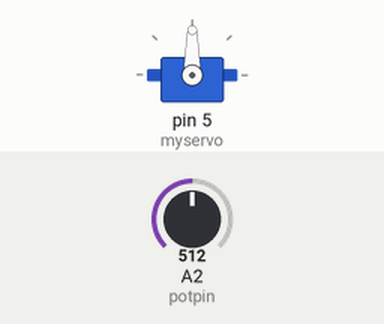
This sketch was run on a simulated Arduino Uno, built with avr-gcc and run on an emulated ATmega328P. On the bench: servo. The test bench sets the inputs (shaded band); at power-on: A2 (potpin) = 512.

Above: at 1.3 s.
1.4 s: A2 (potpin) set to 716
At 2.1 s:
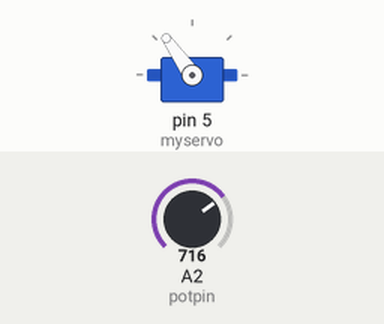
3.0 s: A2 (potpin) set to 900
At 4.2 s:
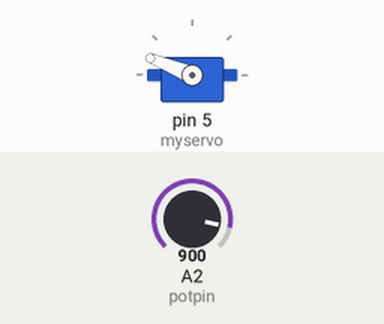
4.5 s: A2 (potpin) set to 1023
At 5.6 s:
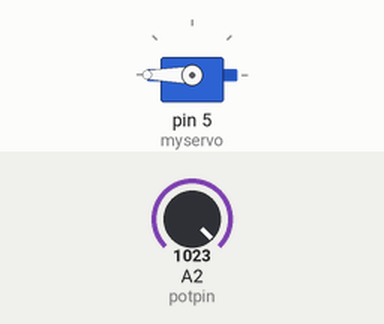
6.0 s: A2 (potpin) set to 306
At 6.8 s:
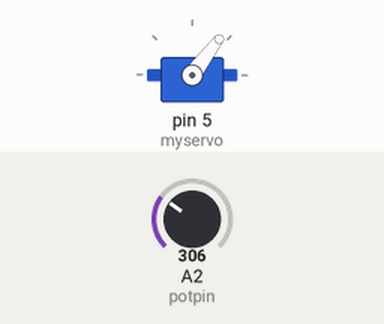
7.5 s: A2 (potpin) set to 122
At 7.9 s:
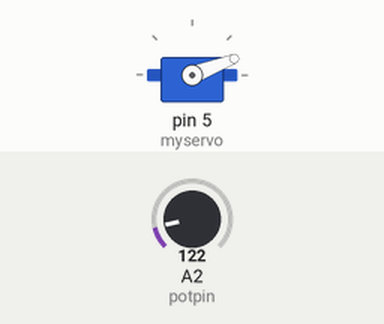
Timing chart, 0 to 10.0 s (numbered marks = the images above; inputs shaded):
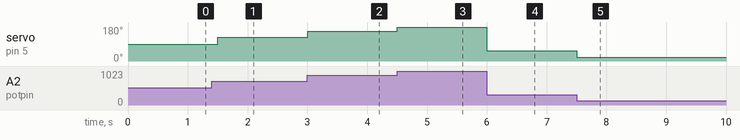

The sketch:

servo-pot.ino
```cpp
#include <Servo.h>
Servo myservo;  // create servo object to control a servo
int potpin = 2; // analog pin used to connect the potentiometer
int val;        // variable to read the value from the analog pin
int i;
void setup(){
  Serial.begin(115200);
  myservo.attach(5);        // attach the servo object on to pin 5
  for(i = 0; i < 50; ++i){
  val = analogRead(potpin); // reads a value in (0,1023) through pot
  val = map(val, 0, 1023, 0, 180); // maps it in the range (0,180) degrees
  myservo.write(val);       // moves the motor to the mapped degree
  delay(500);               // waits for a second for servo to reach
  }
  myservo.detach();
}
void loop(){
}
```

Measured:
- after the input at 1.4 s, servo on pin 5 (myservo): 90° → 125° after 0.10 s
- after the input at 3.0 s, servo on pin 5 (myservo): 125° → 158° at once
- after the input at 4.5 s, servo on pin 5 (myservo): 158° → 180° at once
- after the input at 6.0 s, servo on pin 5 (myservo): 180° → 53° at once
- after the input at 7.5 s, servo on pin 5 (myservo): 53° → 21° at once
